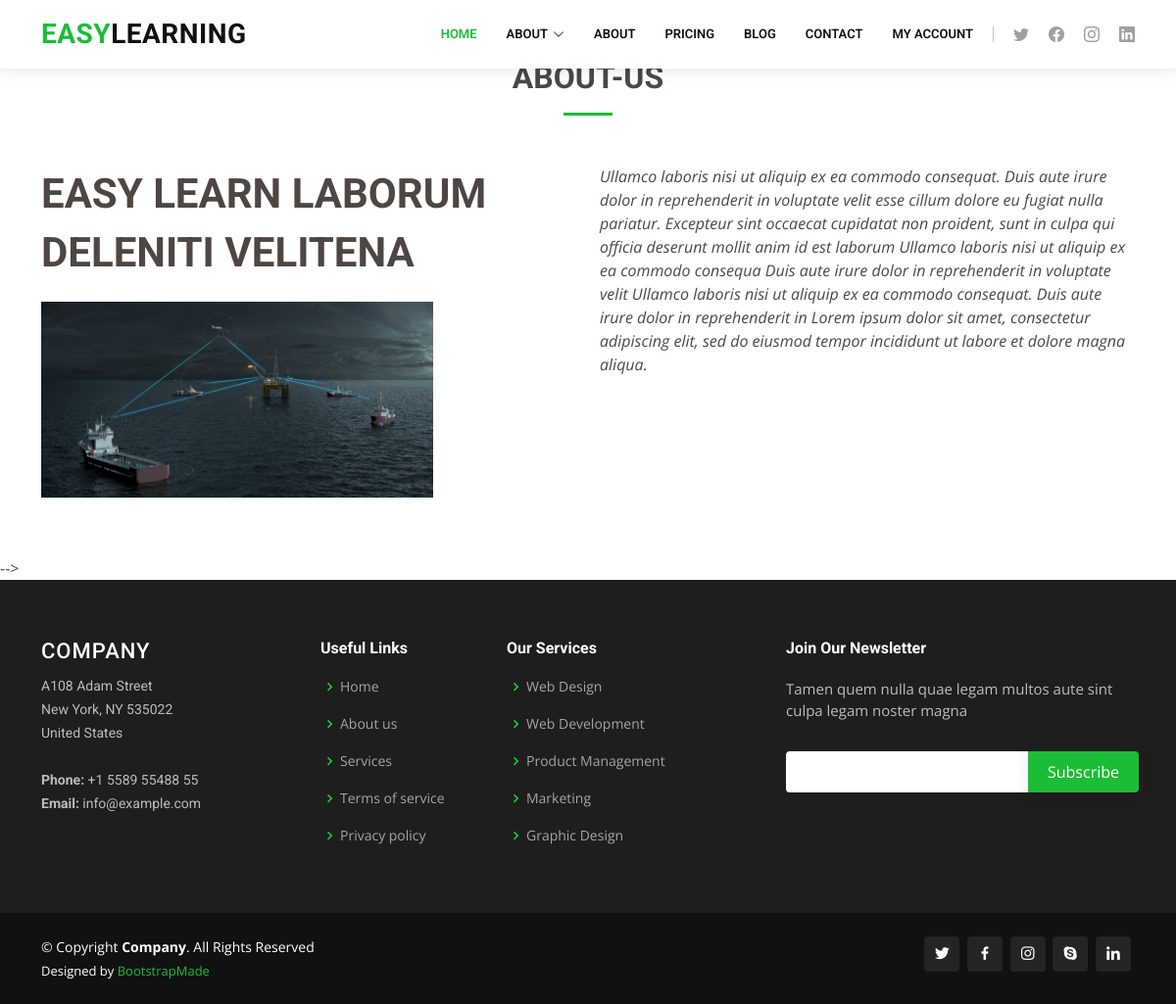
Screenshot of /aboutus/ with the database file from the repository.
### about/models.py (models this page shows, shortened)
class about(models.Model):
    title = models.CharField(max_length=200, blank=False)
    discription = models.TextField(max_length=800, blank=False)
    image = models.ImageField(upload_to='about/', blank=False)

### about/views.py (the view)
# urls.py: path('', views.aboutus, name='about'),
def aboutus(request):
    aboutdata = about.objects.all()[0]
    context = {
        'about': aboutdata,
    }
    return render(request, 'about.html', context)

### templates/about.html (shortened to what this page needs)
{% extends 'layouts.html' %}
{% block content %}
<section id="about-us" class="about-us">
  <div class="section-title">
    <h2>About-Us</h2>
  </div>
    <div class="container" data-aos="fade-up">
      <div class="row content">
        <div class="col-lg-6" data-aos="fade-right">
          <h2>{{ about.title }}</h2>
          <img src="{{ about.image.url }}" style="height: 200px; width: 400px; ">
        </div>
        <div class="col-lg-6 pt-4 pt-lg-0" data-aos="fade-left">
          <p class="fst-italic">
            {{ about.discription }}
          </p>
        </div>
      </div>
    </div>
  </section>
{% endblock %}

### templates/layouts.html (shortened to what this page needs)
{% load static %}
<!DOCTYPE html>
<html lang="en">
<head>
  <link href="{% static 'vendor/animate.css/animate.min.css' %}" rel="stylesheet">
  <link href="{% static 'vendor/aos/aos.css' %}" rel="stylesheet">
  <link href="{% static 'vendor/bootstrap/css/bootstrap.min.css' %}" rel="stylesheet">
  <link href="{% static 'vendor/bootstrap-icons/bootstrap-icons.css' %}" rel="stylesheet">
  <link href="{% static 'vendor/boxicons/css/boxicons.min.css' %}" rel="stylesheet">
  <link href="{% static 'vendor/glightbox/css/glightbox.min.css' %}" rel="stylesheet">
  <link href="{% static 'vendor/remixicon/remixicon.css' %}" rel="stylesheet">
  <link href="{% static 'vendor/swiper/swiper-bundle.min.css' %}" rel="stylesheet">
  <link href="{% static 'css/style.css' %}" rel="stylesheet">
</head>
<body>
  <header id="header" class="fixed-top">
    <div class="container d-flex align-items-center">
      <h1 class="logo me-auto"><a href="{% url 'home' %}"><span>Easy</span>Learning</a></h1>
      <nav id="navbar" class="navbar order-last order-lg-0">
        <ul>
          <li><a href="{% url 'home' %}" class="active">Home</a></li>
          <li class="dropdown"><a href="#"><span>About</span> <i class="bi bi-chevron-down"></i></a>
          </li>
          <li><a href="{% url 'about' %}">About</a></li>
          <li><a href="pricing.html">Pricing</a></li>
          <li><a href="blog.html">Blog</a></li>
          <li><a href="{% url 'contact' %}">Contact</a></li>
          {% if user.is_authenticated %}
          <li><a href="{% url 'profile' %}">My Profile</a></li>
          {% else %}
          <li><a href="{% url 'login' %}">My Account</a></li>
          {% endif %}
        </ul>
      </nav>
      <div class="header-social-links d-flex">
        <a href="#" class="twitter"><i class="bu bi-twitter"></i></a>
        <a href="#" class="facebook"><i class="bu bi-facebook"></i></a>
        <a href="#" class="instagram"><i class="bu bi-instagram"></i></a>
        <a href="#" class="linkedin"><i class="bu bi-linkedin"></i></i></a>
      </div>
    </div>
  </header>
  <main id="main">
    <!-- {% block content %}
    {% endblock %} -->
  </main>
  <footer id="footer">
    <div class="footer-top">
      <div class="container">
        <div class="row">
          <div class="col-lg-3 col-md-6 footer-contact">
            <h3>Company</h3>
            <p>
              A108 Adam Street <br>
              New York, NY 535022<br>
              United States <br><br>
              <strong>Phone:</strong> +1 5589 55488 55<br>
              <strong>Email:</strong> info@example.com<br>
            </p>
          </div>
          <div class="col-lg-2 col-md-6 footer-links">
            <h4>Useful Links</h4>
            <ul>
              <li><i class="bx bx-chevron-right"></i> <a href="#">Home</a></li>
              <li><i class="bx bx-chevron-right"></i> <a href="#">About us</a></li>
              <li><i class="bx bx-chevron-right"></i> <a href="#">Services</a></li>
              <li><i class="bx bx-chevron-right"></i> <a href="#">Terms of service</a></li>
              <li><i class="bx bx-chevron-right"></i> <a href="#">Privacy policy</a></li>
            </ul>
          </div>
          <div class="col-lg-3 col-md-6 footer-links">
            <h4>Our Services</h4>
            <ul>
              <li><i class="bx bx-chevron-right"></i> <a href="#">Web Design</a></li>
              <li><i class="bx bx-chevron-right"></i> <a href="#">Web Development</a></li>
              <li><i class="bx bx-chevron-right"></i> <a href="#">Product Management</a></li>
              <li><i class="bx bx-chevron-right"></i> <a href="#">Marketing</a></li>
              <li><i class="bx bx-chevron-right"></i> <a href="#">Graphic Design</a></li>
            </ul>
          </div>
          <div class="col-lg-4 col-md-6 footer-newsletter">
            <h4>Join Our Newsletter</h4>
            <p>Tamen quem nulla quae legam multos aute sint culpa legam noster magna</p>
            <form action="" method="post">
              <input type="email" name="email"><input type="submit" value="Subscribe">
            </form>
          </div>
        </div>
      </div>
    </div>
    <div class="container d-md-flex py-4">
      <div class="me-md-auto text-center text-md-start">
        <div class="copyright">
          &copy; Copyright <strong><span>Company</span></strong>. All Rights Reserved
        </div>
        <div class="credits">
          Designed by <a href="https://bootstrapmade.com/">BootstrapMade</a>
        </div>
      </div>
      <div class="social-links text-center text-md-right pt-3 pt-md-0">
        <a href="#" class="twitter"><i class="bx bxl-twitter"></i></a>
        <a href="#" class="facebook"><i class="bx bxl-facebook"></i></a>
        <a href="#" class="instagram"><i class="bx bxl-instagram"></i></a>
        <a href="#" class="google-plus"><i class="bx bxl-skype"></i></a>
        <a href="#" class="linkedin"><i class="bx bxl-linkedin"></i></a>
      </div>
    </div>
  </footer>
</body>
</html>

### static/css/style.css (style rules this page uses)
body { font-family: "Open Sans", sans-serif; color: #4d4643; }
a { color: #1bbd36; text-decoration: none; }
h1, h2, h3, h4, h5, h6 { font-family: "Roboto", sans-serif; }
#header { background: #fff; transition: all 0.5s; z-index: 997; padding: 15px 0; box-shadow: 0px 2px 15px rgba(0, 0, 0, 0.1); }
#header .logo { font-size: 28px; margin: 0; padding: 0; line-height: 1; font-weight: 700; letter-spacing: 0.5px; text-transform: uppercase; }
#header .logo a { color: #111; }
#header .logo a span { color: #1bbd36; }
.header-social-links { margin-left: 20px; border-left: 1px solid #c4c4c4; }
.header-social-links a { color: #a0a0a0; display: inline-block; line-height: 0px; transition: 0.3s; padding-left: 20px; }
.header-social-links a i { line-height: 0; }
.navbar { padding: 0; }
.navbar ul { margin: 0; padding: 0; display: flex; list-style: none; align-items: center; }
.navbar li { position: relative; }
.navbar a, .navbar a:focus { display: flex; align-items: center; justify-content: space-between; padding: 10px 0 10px 30px; font-family: "Roboto", sans-serif; font-size: 13px; font-weight: 600; color: #111; white-space: nowrap; text-transform: uppercase; transition: 0.3s; }
.navbar a i, .navbar a:focus i { font-size: 12px; line-height: 0; margin-left: 5px; }
.navbar a:hover, .navbar .active, .navbar .active:focus, .navbar li:hover > a { color: #1bbd36; }
section { padding: 60px 0; overflow: hidden; }
.section-title { text-align: center; padding-bottom: 30px; }
.section-title h2 { font-size: 32px; font-weight: bold; text-transform: uppercase; margin-bottom: 20px; padding-bottom: 20px; position: relative; }
.section-title h2::after { content: ""; position: absolute; display: block; width: 50px; height: 3px; background: #1bbd36; bottom: 0; left: calc(50% - 25px); }
.about-us .content h2 { font-weight: 700; font-size: 42px; line-height: 60px; margin-bottom: 20px; text-transform: uppercase; }
.about-us .content p:last-child { margin-bottom: 0; }
#footer { color: #fff; font-size: 14px; background: #111; }
#footer .footer-top { padding: 60px 0 30px 0; background: #1e1e1e; }
#footer .footer-top .footer-contact { margin-bottom: 30px; }
#footer .footer-top .footer-contact h3 { font-size: 22px; margin: 0 0 10px 0; padding: 2px 0 2px 0; line-height: 1; font-weight: 500; letter-spacing: 1px; text-transform: uppercase; color: #fff; }
#footer .footer-top .footer-contact p { font-size: 14px; line-height: 24px; margin-bottom: 0; font-family: "Roboto", sans-serif; color: rgba(255, 255, 255, 0.7); }
#footer .footer-top h4 { font-size: 16px; font-weight: bold; color: #fff; position: relative; padding-bottom: 12px; }
#footer .footer-top .footer-links { margin-bottom: 30px; }
#footer .footer-top .footer-links ul { list-style: none; padding: 0; margin: 0; }
#footer .footer-top .footer-links ul i { padding-right: 2px; color: #1ed33c; font-size: 18px; line-height: 1; }
#footer .footer-top .footer-links ul li { padding: 10px 0; display: flex; align-items: center; }
#footer .footer-top .footer-links ul li:first-child { padding-top: 0; }
#footer .footer-top .footer-links ul a { color: rgba(255, 255, 255, 0.6); transition: 0.3s; display: inline-block; line-height: 1; }
#footer .footer-newsletter { font-size: 15px; color: rgba(255, 255, 255, 0.7); }
#footer .footer-newsletter h4 { font-size: 16px; font-weight: bold; color: #fff; position: relative; padding-bottom: 12px; }
#footer .footer-newsletter form { margin-top: 30px; background: #fff; padding: 6px 10px; position: relative; border-radius: 4px 0 0 4px; text-align: left; }
#footer .footer-newsletter form input[type=email] { border: 0; padding: 4px 8px; width: calc(100% - 100px); }
#footer .footer-newsletter form input[type=submit] { position: absolute; top: 0; right: -4px; bottom: 0; border: 0; background: none; font-size: 16px; padding: 0 20px; background: #1bbd36; color: #fff; transition: 0.3s; border-radius: 0 4px 4px 0; box-shadow: 0px 2px 15px rgba(0, 0, 0, 0.1); }
#footer .credits { padding-top: 5px; font-size: 13px; color: #fff; }
#footer .social-links a { font-size: 18px; display: inline-block; background: rgba(255, 255, 255, 0.08); color: #fff; line-height: 1; padding: 8px 0; margin-right: 4px; border-radius: 4px; text-align: center; width: 36px; height: 36px; transition: 0.3s; }

### rows the page displays
about: title "EASY LEARN LABORUM DELENITI VELITENA", image (picture), discription "Ullamco laboris nisi ut aliquip ex ea commodo consequat. Duis aute irure dolor in reprehenderit in voluptate velit esse cillum dolore eu fugiat nulla pariatur. Excepteur sint occaecat cupidatat non proident, sunt in culpa qui officia deserunt mollit anim id est laborum Ullamco laboris nisi ut aliquip ex ea commodo consequa Duis aute irure dolor in reprehenderit in voluptate velit Ullamco laboris nisi ut aliquip ex ea commodo consequat. Duis aute irure dolor in reprehenderit in Lorem ipsum dolor sit amet, consectetur adipiscing elit, sed do eiusmod tempor incididunt ut labore et dolore magna aliqua."
